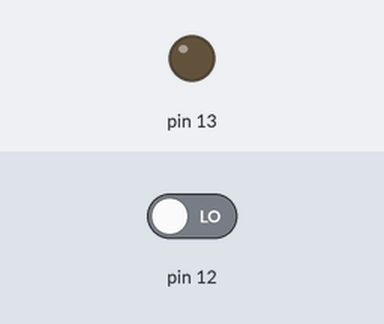
The sketch below on a simulated Arduino Uno, built with avr-gcc and run on an emulated ATmega328P. On the bench: output pins drawn as LEDs (lit = HIGH). The inputs (shaded band) are chosen by the test bench; at power-on: pin 12 LOW. No radio packets arrive unless stated.

Above: at 1.2 s.
1.3 s: pin 12 driven HIGH
At 2.5 s:
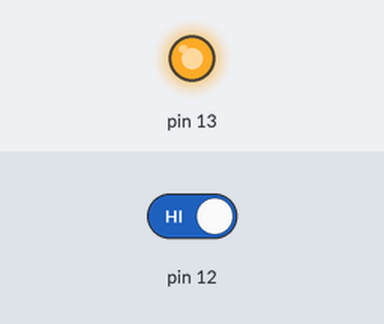
2.8 s: pin 12 driven LOW
At 3.7 s:
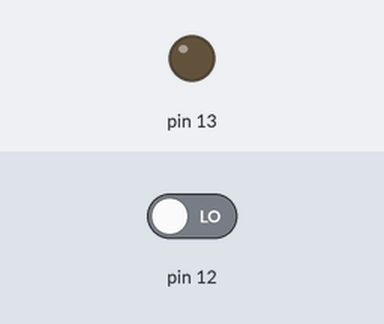
Timing chart, 0 to 5.8 s (numbered marks = the images above; inputs shaded):
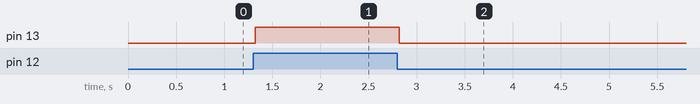

Measured:
- after the input at 1.3 s, pin 13: LOW → HIGH at once
- after the input at 2.8 s, pin 13: HIGH → LOW at once

The sketch:

transmitter.ino
```cpp
#include <VirtualWire.h>

int controller = 0;
char* chardata;

void setup() {
  Serial.begin(9600);
  pinMode(13, OUTPUT);
  pinMode(12, INPUT);
  vw_set_ptt_inverted(true);
  vw_set_tx_pin(10);
  vw_setup(4000);// speed of data transfer Kbps
}

void loop(){
  controller = digitalRead(12);
  if(controller == 1){
    digitalWrite(13, HIGH);
    chardata = "1";
  }
  else{
    digitalWrite(13, LOW);
    chardata = "0";
  }
  vw_send((uint8_t *)chardata, strlen(chardata));
  vw_wait_tx(); // Wait until the whole message is gone
}
```
